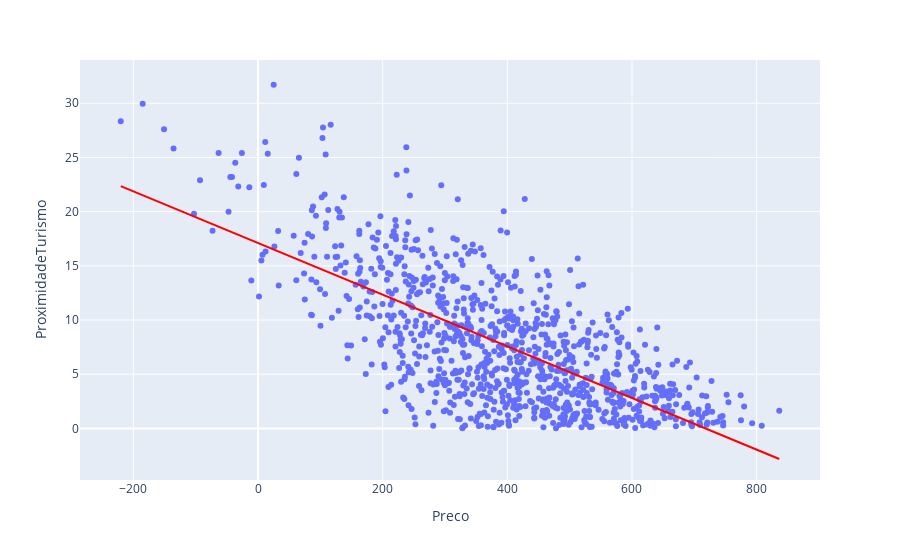

Write notebook code for a chart like this one.
### Markdown cell above
We can analyze that the proximity of tourists increases as the stars of the hotels also increase, but the capacity decreases as the stars increase. Capacity also decreases as proximityToTourism decreases.

### Code cell
px.scatter(df, x= "Preco", y = "ProximidadeTurismo", trendline_color_override="red", trendline="ols")

### Figure 1 — Plotly figure (JSON) as saved in the notebook; plotly's stock layout.template omitted (floating-point values rounded to 4 significant figures; data arrays with more than 128 entries replaced by an {"elided": "..."} marker saying what was removed)
{"data": [{"hovertemplate": "Preco=%{x}<br>ProximidadeTurismo=%{y}<extra></extra>", "legendgroup": "", "marker": {"color": "#636efa", "symbol": "circle"}, "mode": "markers", "name": "", "orientation": "v", "showlegend": false, "type": "scatter", "x": {"elided": "1000 float values"}, "xaxis": "x", "y": {"elided": "1000 float values"}, "yaxis": "y"}, {"hovertemplate": "<b>OLS trendline</b><br>ProximidadeTurismo = -0.0238282 * Preco + 17.1014<br>R<sup>2</sup>=0.486007<br><br>Preco=%{x}<br>ProximidadeTurismo=%{y} <b>(trend)</b><extra></extra>", "legendgroup": "", "line": {"color": "red"}, "marker": {"color": "#636efa", "symbol": "circle"}, "mode": "lines", "name": "", "showlegend": false, "type": "scatter", "x": {"elided": "1000 float values"}, "xaxis": "x", "y": {"elided": "1000 float values"}, "yaxis": "y"}], "layout": {"legend": {"tracegroupgap": 0}, "margin": {"t": 60}, "xaxis": {"anchor": "y", "domain": [0, 1], "title": {"text": "Preco"}}, "yaxis": {"anchor": "x", "domain": [0, 1], "title": {"text": "ProximidadeTurismo"}}}}
